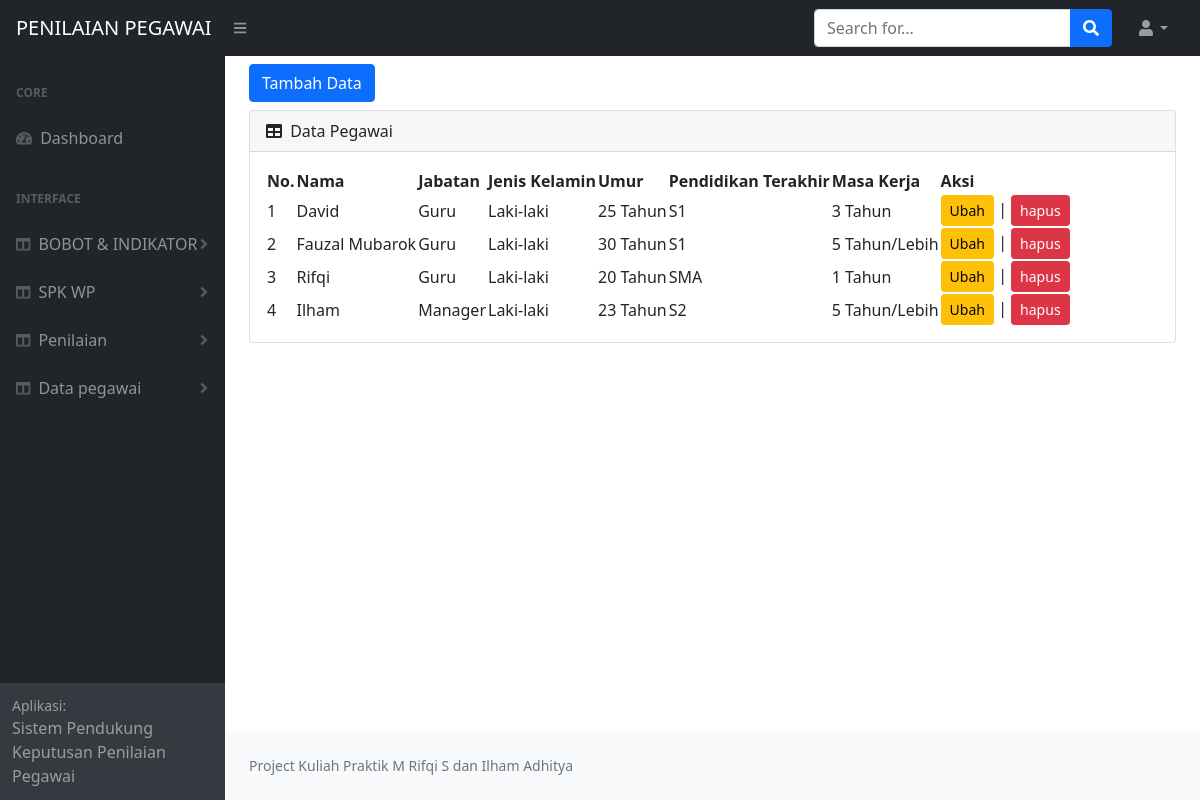
/datapegawai.php (signed in), run on an earlier commit of the app's database.
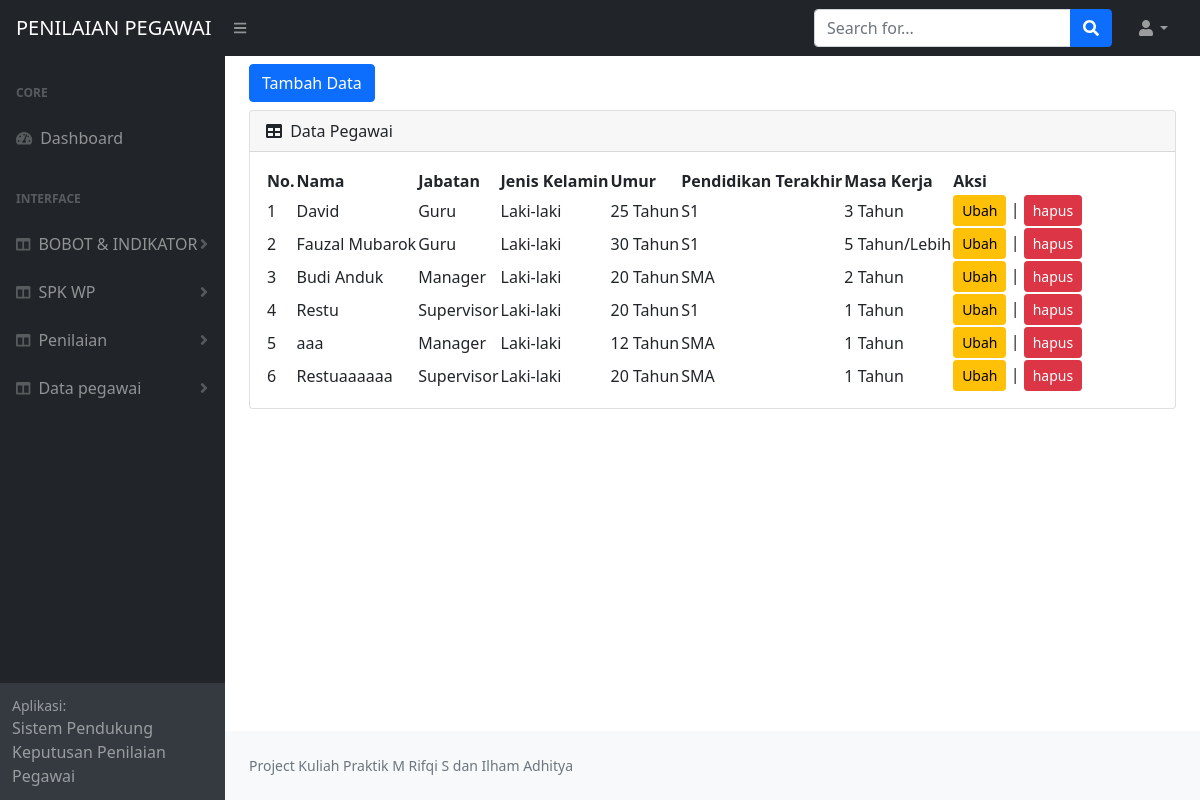
And on a later commit of the database.
### tables this page shows
CREATE TABLE `pegawai` (
  `id` int(11) NOT NULL AUTO_INCREMENT,
  `nama` varchar(30) NOT NULL,
  `umur` varchar(30) NOT NULL,
  `jenis` varchar(20) NOT NULL,
  `jabatan` varchar(20) NOT NULL,
  `masakerja` varchar(30) NOT NULL,
  `pend_ter` varchar(8) NOT NULL,
  PRIMARY KEY (`id`)
);

### koneksi.php (called while the page is built, shortened)
<?php
$conn = mysqli_connect("localhost", "root", "root", "data");
function query($query){
    global $conn;
    $result = mysqli_query($conn, $query);
    $rows=[];
    while($row = mysqli_fetch_assoc($result) ){
        $rows[] = $row;
    }
    return $rows;
}
?>

### datapegawai.php (the view, shortened to what this page needs)
<?php include 'header.php';
include 'koneksi.php';
$pegawai = query ("SELECT * FROM pegawai ORDER BY id");
?>
  <div id="layoutSidenav_content">
                <main>
                    <div class="container-fluid px-4 mt-2">
                    	<a href="tambah_pegawai.php" class="btn btn-primary mb-2">Tambah Data</a>
                         <div class="card mb-4">
                            <div class="card-header">
                                <i class="fas fa-table me-1"></i>
                                Data Pegawai
                            </div>
                            <div class="card-body">
                                <table id="datatablesSimple">
                                    <thead>
                                        <tr>
                                                <th>No.</th>
							                    <th>Nama</th>
							                    <th>Jabatan</th>
							                    <th>Jenis Kelamin</th>
							                    <th>Umur</th>
							                    <th>Pendidikan Terakhir</th>
							                    <th>Masa Kerja</th>
							                    <th>Aksi</th>
                                        </tr>
                                    </thead>
            <tbody>
   				 <?php $i = 1; ?>
                <?php foreach($pegawai as $row) : ?>
                <tr>
                    <td><?= $i ?></td>
                    <td><?= $row["nama"]; ?></td>
                    <td><?= $row["jabatan"]; ?></td>
                    <td><?= $row["jenis"]; ?></td>
                    <td><?= $row["umur"]; ?> Tahun</td>
                    <td><?= $row["pend_ter"]; ?></td>
                    <td><?= $row["masakerja"]; ?></td>
                    <td>
                        <a href="ubah.php?id=<?= $row["id"]; ?>" class="btn btn-warning btn-sm">Ubah</a> |
                        <a href="hapus.php?id=<?= $row["id"]; ?>" class="btn btn-danger btn-sm" onclick="return confirm('yakin ingin menghapus?');">hapus</a>
                    </td>
                </tr>
                <?php $i++ ?>
                <?php endforeach; ?>
                 </tbody>
                </table>
</div>
</div>
</div>
</main>
<?php
include 'footer.php'; ?>

### header.php (shortened to what this page needs)
<!DOCTYPE html>
<html lang="en">
    <head>
        <link href="https://cdn.jsdelivr.net/npm/simple-datatables@latest/dist/style.css" rel="stylesheet" />
        <link href="css/styles.css" rel="stylesheet" />
    </head>
    <body class="sb-nav-fixed">
        <nav class="sb-topnav navbar navbar-expand navbar-dark bg-dark">
            <a class="navbar-brand ps-3" href="index.php">PENILAIAN PEGAWAI</a>
            <button class="btn btn-link btn-sm order-1 order-lg-0 me-4 me-lg-0" id="sidebarToggle" href="#!"><i class="fas fa-bars"></i></button>
            <form class="d-none d-md-inline-block form-inline ms-auto me-0 me-md-3 my-2 my-md-0">
                <div class="input-group">
                    <input class="form-control" type="text" placeholder="Search for..." aria-label="Search for..." aria-describedby="btnNavbarSearch" />
                    <button class="btn btn-primary" id="btnNavbarSearch" type="button"><i class="fas fa-search"></i></button>
                </div>
            </form>
            <ul class="navbar-nav ms-auto ms-md-0 me-3 me-lg-4">
                <li class="nav-item dropdown">
                    <a class="nav-link dropdown-toggle" id="navbarDropdown" href="#" role="button" data-bs-toggle="dropdown" aria-expanded="false"><i class="fas fa-user fa-fw"></i></a>
                </li>
            </ul>
        </nav>
        <div id="layoutSidenav">
            <div id="layoutSidenav_nav">
                <nav class="sb-sidenav accordion sb-sidenav-dark" id="sidenavAccordion">
                    <div class="sb-sidenav-menu">
                        <div class="nav">
                            <div class="sb-sidenav-menu-heading">Core</div>
                            <a class="nav-link" href="index.php">
                                <div class="sb-nav-link-icon"><i class="fas fa-tachometer-alt"></i></div>
                                Dashboard
                            </a>
                            <div class="sb-sidenav-menu-heading">Interface</div>
                            <a class="nav-link collapsed" href="#" data-bs-toggle="collapse" data-bs-target="#collapseLayouts" aria-expanded="false" aria-controls="collapseLayouts">
                                <div class="sb-nav-link-icon"><i class="fas fa-columns"></i></div>
                                BOBOT & INDIKATOR
                                <div class="sb-sidenav-collapse-arrow"><i class="fas fa-angle-down"></i></div>
                            </a>
                                <a class="nav-link collapsed" href="#" data-bs-toggle="collapse" data-bs-target="#collapseLayouts2" aria-expanded="false" aria-controls="collapseLayouts">
                                <div class="sb-nav-link-icon"><i class="fas fa-columns"></i></div>
                                SPK WP
                                <div class="sb-sidenav-collapse-arrow"><i class="fas fa-angle-down"></i></div>
                            </a>
                             <a class="nav-link collapsed" href="#" data-bs-toggle="collapse" data-bs-target="#collapseLayouts3" aria-expanded="false" aria-controls="collapseLayouts">
                                <div class="sb-nav-link-icon"><i class="fas fa-columns"></i></div>
                                Penilaian
                                <div class="sb-sidenav-collapse-arrow"><i class="fas fa-angle-down"></i></div>
                            </a>
                             <a class="nav-link collapsed" href="#" data-bs-toggle="collapse" data-bs-target="#collapseLayouts4" aria-expanded="false" aria-controls="collapseLayouts">
                                <div class="sb-nav-link-icon"><i class="fas fa-columns"></i></div>
                                Data pegawai
                                <div class="sb-sidenav-collapse-arrow"><i class="fas fa-angle-down"></i></div>
                            </a>
                        </div>
                    </div>
                    <div class="sb-sidenav-footer">
                        <div class="small">Aplikasi:</div>
                        Sistem Pendukung Keputusan Penilaian Pegawai
                    </div>
                </nav>
            </div>

### footer.php (shortened to what this page needs)
                <footer class="py-4 bg-light mt-auto">
                    <div class="container-fluid px-4">
                        <div class="d-flex align-items-center justify-content-between small">
                            <div class="text-muted">Project Kuliah Praktik M Rifqi S dan Ilham Adhitya</div>
                        </div>
                    </div>
                </footer>
            </div>
        </div>
    </body>
</html>

What changed in the data, as far as the page shows it:
removed pegawai: nama "Rifqi", jabatan "Guru", jenis "Laki-laki", umur "20", pend_ter "SMA", masakerja "1 Tahun"
removed pegawai: nama "Ilham", jabatan "Manager", jenis "Laki-laki", umur "23", pend_ter "S2", masakerja "5 Tahun/Lebih"
added pegawai: nama "Budi Anduk", jabatan "Manager", jenis "Laki-laki", umur "20", pend_ter "SMA", masakerja "2 Tahun"
added pegawai: nama "Restu", jabatan "Supervisor", jenis "Laki-laki", umur "20", pend_ter "S1", masakerja "1 Tahun"
added pegawai: nama "aaa", jabatan "Manager", jenis "Laki-laki", umur "12", pend_ter "SMA", masakerja "1 Tahun"
added pegawai: nama "Restuaaaaaa", jabatan "Supervisor", jenis "Laki-laki", umur "20", pend_ter "SMA", masakerja "1 Tahun"
